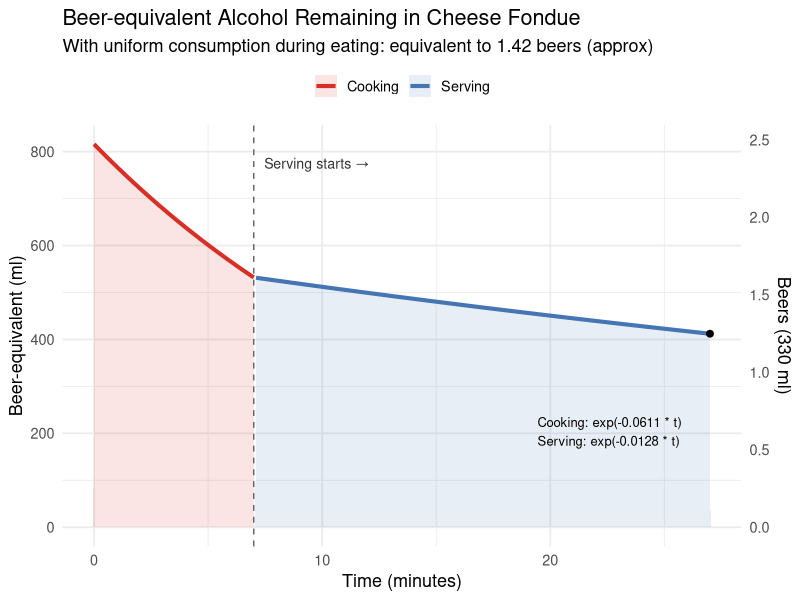

Reproduce this figure in R.
# -----------------------------
# FONDUE ALCOHOL EVAPORATION MODEL
# WITH UNIFORM CONSUMPTION
# -----------------------------

# Load libraries
library(ggplot2)

# -----------------------------
# USER PARAMETERS (modifiable)
# -----------------------------

# --- Cooking (pre-serving) ---
cook_time <- 7   # minutes of simmering with boiling before serving (typical)
boiling_evaporation_constant <- -log(0.40) / 15  
# According to a study by the USDA, about 40% of the alcohol remains after 15 minutes of simmering while boiling

# --- Under-burner (serving/eating) ---
eat_time <- 20   # time while eating (minutes)
burner_evaporation_constant <- -log(0.60) / 40  
# Assuming 40% loss (i.e., 60% remaining) after 40 minutes under the burner
# NOTE: keep in mind the numeric here is the k that satisfies exp(-k * 40) = 0.60

# --- Alcohol content of ingredients ---
wine_vol <- 240    # ml of wine
wine_abv <- 0.12   # 12% ABV
kirsch_vol <- 30   # ml of kirsch
kirsch_abv <- 0.40 # 40% ABV

# --- Beer comparison ---
beer_vol <- 330    # ml, standard European beer volume
beer_abv <- 0.05   # 5% ABV (typical)
ethanol_density <- 0.789  # g/ml

# -----------------------------
# CALCULATIONS
# -----------------------------

# 1. Compute initial ethanol
ethanol_init_ml <- wine_vol * wine_abv + kirsch_vol * kirsch_abv
ethanol_init_g <- ethanol_init_ml * ethanol_density

# 2. Exponential decay during cooking and eating
k_cook <- boiling_evaporation_constant
k_burner <- burner_evaporation_constant

# After cooking (simmering)
fraction_after_cook <- exp(-k_cook * cook_time)
ethanol_after_cook_g <- ethanol_init_g * fraction_after_cook

# -----------------------------
# UNIFORM CONSUMPTION MODEL
# -----------------------------
# We assume uniform consumption throughout the eating period.
# The fondue is consumed at a constant rate of (1/eat_time) per minute.
# After eat_time minutes, 100% of the fondue has been consumed.
#
# At time s (where 0 ≤ s ≤ eat_time), the ethanol concentration is:
#   C(s) = ethanol_after_cook_g * exp(-k_burner * s)
#
# The total ethanol consumed is the integral:
#   ∫[0 to eat_time] (1/eat_time) * C(s) ds
#   = (1/eat_time) * ethanol_after_cook_g * ∫[0 to eat_time] exp(-k_burner * s) ds
#   = (1/eat_time) * ethanol_after_cook_g * [-1/k_burner * exp(-k_burner * s)]|[0 to eat_time]
#   = (ethanol_after_cook_g / (k_burner * eat_time)) * (1 - exp(-k_burner * eat_time))

# Calculate total ethanol consumed with uniform consumption
if (k_burner > 0) {
  ethanol_consumed_g <- (ethanol_after_cook_g / (k_burner * eat_time)) * 
                        (1 - exp(-k_burner * eat_time))
} else {
  # If no evaporation during eating (k_burner = 0), all ethanol is consumed
  ethanol_consumed_g <- ethanol_after_cook_g
}

# 3. Beer comparison
beer_ethanol_ml <- beer_vol * beer_abv
beer_ethanol_g <- beer_ethanol_ml * ethanol_density
beer_equiv <- ethanol_consumed_g / beer_ethanol_g

# -----------------------------
# MODEL CURVE FOR PLOT
# -----------------------------
time_cook <- seq(0, cook_time, by = 0.1)
time_eat <- seq(0, eat_time, by = 0.1)

# Stage 1 (cooking)
ethanol_cook <- ethanol_init_g * exp(-k_cook * time_cook)

# Stage 2 (eating) - showing the ethanol in the pot as it evaporates
ethanol_eat <- tail(ethanol_cook, 1) * exp(-k_burner * time_eat)

# Combine full timeline
time_total <- c(time_cook, cook_time + time_eat)
ethanol_total <- c(ethanol_cook, ethanol_eat)

# Assemble dataframe with additional, more relatable metrics
df <- data.frame(Time = time_total, Ethanol_g = ethanol_total)
df$Ethanol_ml <- df$Ethanol_g / ethanol_density
# ml of beer that contain the same amount of ethanol (i.e. beer-equivalent volume)
df$Beer_ml_equiv <- df$Ethanol_ml / beer_abv
df$Beers_equiv <- df$Beer_ml_equiv / beer_vol
df$Pct_remain <- df$Ethanol_g / ethanol_init_g * 100
df$Stage <- ifelse(df$Time <= cook_time, "Cooking", "Serving")

# -----------------------------
# PLOT
# -----------------------------
decay_eqs <- paste0(
  "Cooking: exp(-", round(k_cook,4), " * t)\n",
  "Serving: exp(-", round(k_burner,4), " * t)")

subtitle_text <- paste0("With uniform consumption during eating: equivalent to ", 
                        round(beer_equiv,2), " beers (approx)")

# Improved main plot: Beer-equivalent (ml) over time with a secondary axis showing beers
library(scales)
main_plot <- ggplot(df, aes(x = Time)) +
  geom_line(aes(y = Beer_ml_equiv, color = Stage), size = 1.4) +
  geom_area(aes(y = Beer_ml_equiv, fill = Stage), alpha = 0.12) +
  geom_vline(xintercept = cook_time, linetype = "dashed", color = "gray40") +
  geom_point(data = df[which.max(df$Time), ], aes(x = Time, y = Beer_ml_equiv), 
             color = "black", size = 2) +
  scale_color_manual(values = c("Cooking" = "#D73027", "Serving" = "#4575B4")) +
  scale_fill_manual(values = c("Cooking" = "#D73027", "Serving" = "#4575B4")) +
  scale_y_continuous(
    name = "Beer-equivalent (ml)",
    sec.axis = sec_axis(~ . / beer_vol, name = paste0("Beers (", beer_vol, " ml)"))
  ) +
  labs(title = "Beer-equivalent Alcohol Remaining in Cheese Fondue",
       subtitle = subtitle_text,
       x = "Time (minutes)") +
  annotate("text", x = cook_time, y = max(df$Beer_ml_equiv)*0.95,
           label = "Serving starts →", hjust = -0.1, size = 3.6, color = "gray20") +
  annotate("text", x = max(df$Time)*0.72, y = max(df$Beer_ml_equiv)*0.25,
           label = decay_eqs, hjust = 0, size = 3.3, color = "black") +
  theme_minimal(base_size = 13) +
  theme(legend.position = "top",
        legend.title = element_blank())

# Secondary plot: percent remaining (makes exponential decay shape clearer)
pct_plot <- ggplot(df, aes(x = Time, y = Pct_remain)) +
  geom_line(color = "darkgreen", size = 1.3) +
  geom_hline(yintercept = c(100, 50, 25), linetype = "dotted", color = "gray85") +
  labs(x = "Time (minutes)", y = "Percent of initial ethanol (%)",
       title = "Percent of Initial Ethanol Remaining in Pot") +
  scale_y_continuous(labels = function(x) paste0(round(x,0), "%")) +
  theme_minimal(base_size = 12)

# Print both plots (user can arrange/ggsave as desired)
print(main_plot)
#print(pct_plot) # Uncomment to view percent remaining plot

# -----------------------------
# PRINT SUMMARY
# -----------------------------
cat("Initial ethanol:", round(ethanol_init_g,2), "g\n")
cat("After cooking (", cook_time, "min):", round(fraction_after_cook*100,1), "% remains\n")
cat("Ethanol consumed (uniform consumption over", eat_time, "min):", 
    round(ethanol_consumed_g,2), "g\n")
cat("Beer equivalent (approx):", round(beer_equiv,2), " beers\n")


# -----------------------------
# RESULTS BELOW HERE
# -----------------------------

####################################################################################################################
### With UNIFORM CONSUMPTION throughout eating (100% consumed by end of eat_time):
### Half a serving per person (with default parameters) is about 0.78 beers equivalent.
###
### This corresponds to a blood alcohol concentration (BAC) of approximately 0.0125% for an average adult, 
### which is described as a slight "buzz", or a feeling of warmth and relaxation, but generally not impairing.
###
### To get "legally drunk" (0.08% BAC), one would require approximately 2.6 servings of Fondue.
####################################################################################################################

# -----------------------------
# COMMENTS on METHODS USED
# -----------------------------
# I used the Widmark approach to estimate how much pure ethanol (grams) would
# be needed to reach a target BAC (blood alcohol concentration).
#
# Standard Widmark form (percent BAC units):
#   BAC_percent = (A_g / (r * weight_kg)) * 0.1  -  beta * t_hours
# where:
#   - A_g is the mass of ethanol consumed (grams)
#   - r is the Widmark distribution factor (approx. 0.70 for average male,
#     0.60 for average female)
#   - weight_kg is body weight in kg
#   - beta is elimination rate in % BAC per hour (optional if using a
#     metabolized-grams correction)
#   - t_hours is time over which alcohol was consumed (hours)
#
# Note on the exponential-decay equation used in the model:
#   - I modeled alcohol loss as first-order (exponential): fraction(t) = exp(-k * t),
#     where k (1/min) is the rate constant and t is time in minutes.
#   - The half-life is t1/2 = ln(2) / k; this assumes the loss rate is proportional
#     to the amount remaining (a common simple mass-transfer approximation).
#
# UNIFORM CONSUMPTION MODEL:
#   - The model assumes fondue is consumed uniformly throughout the eating period,
#     with a constant consumption rate = 1/eat_time per minute.
#   - By the end of eat_time, 100% of the fondue has been consumed.
#   - The total ethanol consumed is calculated by integrating the product of:
#     (consumption rate) × (ethanol concentration at time t) over [0, eat_time].
#   - This gives: ∫[0,T] (1/T) * E₀ * exp(-k*t) dt = (E₀/(k*T)) * (1 - exp(-k*T))
#     where E₀ is ethanol after cooking, k is burner evaporation rate, T is eat_time.
#   - This integral represents the time-weighted average of the ethanol content.
#   - Since the fondue is consumed continuously while evaporation is ongoing, the
#     total ethanol intake accounts for both the higher concentration at the beginning
#     and the lower concentration toward the end of the eating period.